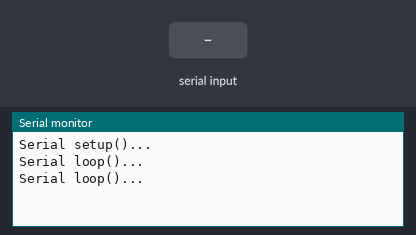
A sketch run on a simulated Arduino Uno, built with avr-gcc and run on an emulated ATmega328P. Shown: the last lines printed to the serial monitor. Inputs (shaded band) come from the test bench.

Above: at 1.2 s.
1.3 s: "1" received over Serial
At 2.8 s:
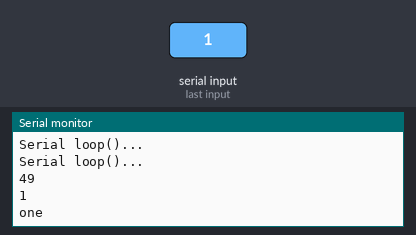
3.5 s: "2" received over Serial
At 4.7 s:
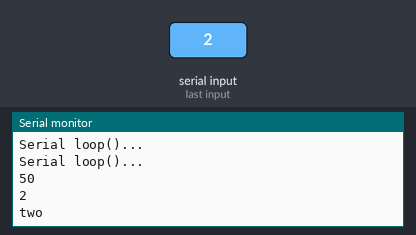
5.5 s: "a" received over Serial
At 6.8 s:
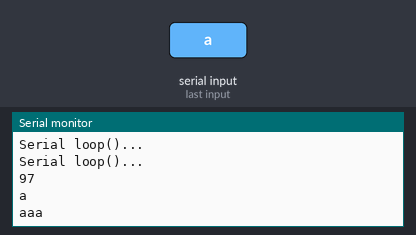
7.5 s: "b" received over Serial
At 8.8 s:
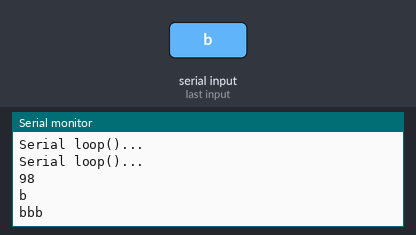
Timing chart, 0 to 10.5 s (numbered marks = the images above; inputs shaded):
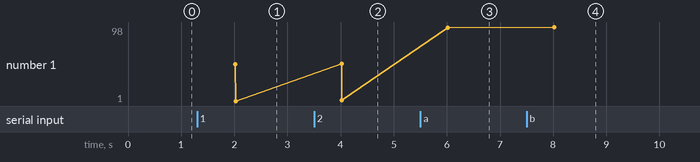

Measured:
- after the input at 1.3 s, the serial monitor: prints a new line after 0.72 s (image 1)
- after the input at 3.5 s, the serial monitor: prints a new line after 0.52 s (image 2)
- after the input at 5.5 s, the serial monitor: prints a new line after 0.52 s (image 3)
- after the input at 7.5 s, the serial monitor: prints a new line after 0.52 s (image 4)
- plotted number 1: 1 → 2 after the input at 3.5 s, 2 → 97 after the input at 5.5 s, 97 → 98 after the input at 7.5 s

The sketch:

test06SerialRead.ino
```cpp
#include <stdio.h>
#define TIME 1000
int su;
//char su;

void setup() {
  // put your setup code here, to run once:
  Serial.begin(9600);
  Serial.println("Serial setup()...");
}

void loop() {
  Serial.println("Serial loop()...");
  if(Serial.available()) {
    su = Serial.read();
    Serial.println(su);
    Serial.println((char)su);
    if(su=='1') {
      Serial.println("one");
    }
    if(su=='2') {
      Serial.println("two");
    }

    switch(su) {
      case 'a':
        Serial.println("aaa");
        break;
      case 'b':
        Serial.println("bbb");
        break;

    }
  }
  delay(TIME);

}
```
